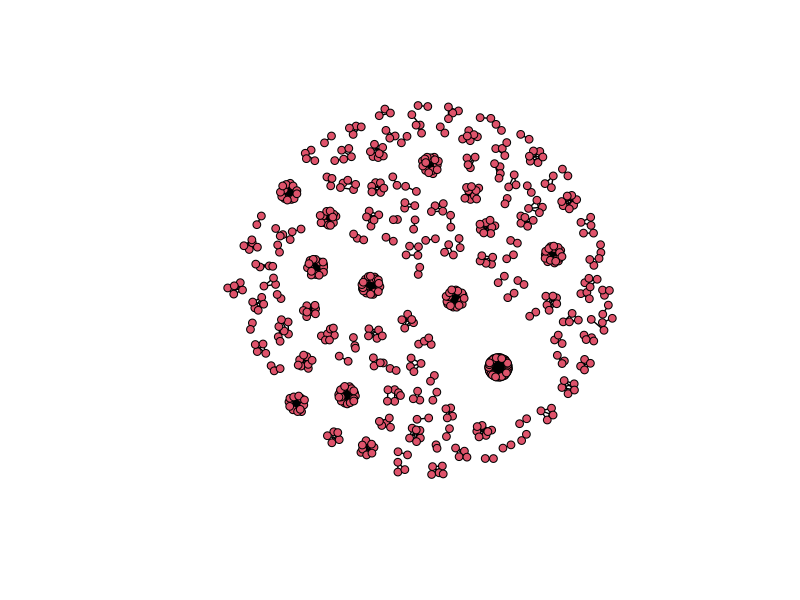

Recreate this plot in R.
## ---- chunk 1
knitr::opts_chunk$set(echo = TRUE)
## ---- chunk 2
data = read.csv('Connections.csv', encoding = 'UTF-8')

## ---- chunk 3
library(dplyr)

data %>% group_by(Company) %>% count() %>% arrange(desc(n))

## ---- chunk 4

#library(tidygraph)
#library(ggraph)

# not being used for now

## ---- chunk 5
names(data)
## ---- chunk 6

data$Last_name_initial = substr(data$Last.Name, 1,1)


data = data %>% mutate(
  name = paste(First.Name, Last_name_initial, sep = " ")
)


data$index <- 1:nrow(data)

unique(data$Company)

df1 <- data.frame()

# iterate through each company and generate the edges 
for (company in unique(data$Company) ){
  
company_edges = data %>% filter(Company==company) %>% pull(index)

edges = expand.grid(company_edges, company_edges)

# remove the connections with themselves
edges = edges %>% filter(Var1 != Var2)

# append to main df1
df1 <- rbind(df1, edges)

print(dim(df1))
  
}

# nodes = data$index
# edges = df1

df1$temp <- apply(df1, 1, function(x) paste(sort(x), collapse=""))

df1 = df1[!duplicated(df1$temp), 1:2] # remove duplicate (each combination appears once)


## ---- chunk 7
library(tidygraph)
#install.packages('network')
library(network)


linkedin_network <- network(df1, attr = data,  matrix.type = "edgelist",directed=FALSE)

linkedin_network

plot(linkedin_network )

#to do: print names of nodes
